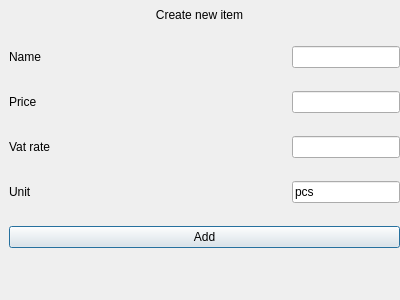
<?xml version="1.0" encoding="UTF-8"?>
<ui version="4.0">
 <class>CreateItemDialog</class>
 <widget class="QDialog" name="CreateItemDialog">
  <property name="geometry">
   <rect>
    <x>0</x>
    <y>0</y>
    <width>400</width>
    <height>300</height>
   </rect>
  </property>
  <property name="windowTitle">
   <string>Dialog</string>
  </property>
  <widget class="QWidget" name="verticalLayoutWidget">
   <property name="geometry">
    <rect>
     <x>-1</x>
     <y>-1</y>
     <width>401</width>
     <height>31</height>
    </rect>
   </property>
   <layout class="QVBoxLayout" name="verticalLayout">
    <item>
     <widget class="QLabel" name="label">
      <property name="text">
       <string>Create new item</string>
      </property>
      <property name="alignment">
       <set>Qt::AlignCenter</set>
      </property>
     </widget>
    </item>
   </layout>
  </widget>
  <widget class="QWidget" name="gridLayoutWidget">
   <property name="geometry">
    <rect>
     <x>9</x>
     <y>29</y>
     <width>391</width>
     <height>241</height>
    </rect>
   </property>
   <layout class="QGridLayout" name="gridLayout">
    <item row="0" column="0">
     <widget class="QLabel" name="label_2">
      <property name="text">
       <string>Name</string>
      </property>
     </widget>
    </item>
    <item row="2" column="0">
     <widget class="QLabel" name="label_4">
      <property name="text">
       <string>Vat rate</string>
      </property>
     </widget>
    </item>
    <item row="2" column="1">
     <widget class="QLineEdit" name="LblVatRate">
      <property name="sizePolicy">
       <sizepolicy hsizetype="Fixed" vsizetype="Fixed">
        <horstretch>0</horstretch>
        <verstretch>0</verstretch>
       </sizepolicy>
      </property>
     </widget>
    </item>
    <item row="4" column="0" colspan="2">
     <widget class="QPushButton" name="BtnAdd">
      <property name="text">
       <string>Add</string>
      </property>
     </widget>
    </item>
    <item row="3" column="1">
     <widget class="QLineEdit" name="LblQuantityType">
      <property name="sizePolicy">
       <sizepolicy hsizetype="Fixed" vsizetype="Fixed">
        <horstretch>0</horstretch>
        <verstretch>0</verstretch>
       </sizepolicy>
      </property>
      <property name="text">
       <string>pcs</string>
      </property>
     </widget>
    </item>
    <item row="1" column="0">
     <widget class="QLabel" name="label_3">
      <property name="text">
       <string>Price</string>
      </property>
     </widget>
    </item>
    <item row="1" column="1">
     <widget class="QLineEdit" name="LblPrice">
      <property name="sizePolicy">
       <sizepolicy hsizetype="Fixed" vsizetype="Fixed">
        <horstretch>0</horstretch>
        <verstretch>0</verstretch>
       </sizepolicy>
      </property>
     </widget>
    </item>
    <item row="0" column="1">
     <widget class="QLineEdit" name="LblName">
      <property name="sizePolicy">
       <sizepolicy hsizetype="Fixed" vsizetype="Fixed">
        <horstretch>0</horstretch>
        <verstretch>0</verstretch>
       </sizepolicy>
      </property>
     </widget>
    </item>
    <item row="3" column="0">
     <widget class="QLabel" name="label_5">
      <property name="text">
       <string>Unit</string>
      </property>
     </widget>
    </item>
   </layout>
  </widget>
  <widget class="QWidget" name="verticalLayoutWidget_2">
   <property name="geometry">
    <rect>
     <x>10</x>
     <y>270</y>
     <width>391</width>
     <height>31</height>
    </rect>
   </property>
   <layout class="QVBoxLayout" name="verticalLayout_2">
    <item>
     <widget class="QLabel" name="label_6">
      <property name="palette">
       <palette>
        <active>
         <colorrole role="WindowText">
          <brush brushstyle="SolidPattern">
           <color alpha="255">
            <red>255</red>
            <green>0</green>
            <blue>0</blue>
           </color>
          </brush>
         </colorrole>
         <colorrole role="Button">
          <brush brushstyle="SolidPattern">
           <color alpha="255">
            <red>255</red>
            <green>0</green>
            <blue>0</blue>
           </color>
          </brush>
         </colorrole>
         <colorrole role="Light">
          <brush brushstyle="SolidPattern">
           <color alpha="255">
            <red>255</red>
            <green>127</green>
            <blue>127</blue>
           </color>
          </brush>
         </colorrole>
         <colorrole role="Midlight">
          <brush brushstyle="SolidPattern">
           <color alpha="255">
            <red>255</red>
            <green>63</green>
            <blue>63</blue>
           </color>
          </brush>
         </colorrole>
         <colorrole role="Dark">
          <brush brushstyle="SolidPattern">
           <color alpha="255">
            <red>127</red>
            <green>0</green>
            <blue>0</blue>
           </color>
          </brush>
         </colorrole>
         <colorrole role="Mid">
          <brush brushstyle="SolidPattern">
           <color alpha="255">
            <red>170</red>
            <green>0</green>
            <blue>0</blue>
           </color>
          </brush>
         </colorrole>
         <colorrole role="Text">
          <brush brushstyle="SolidPattern">
           <color alpha="255">
            <red>255</red>
            <green>0</green>
            <blue>0</blue>
           </color>
          </brush>
         </colorrole>
         <colorrole role="BrightText">
          <brush brushstyle="SolidPattern">
           <color alpha="255">
            <red>255</red>
            <green>255</green>
            <blue>255</blue>
           </color>
          </brush>
         </colorrole>
         <colorrole role="ButtonText">
          <brush brushstyle="SolidPattern">
           <color alpha="255">
            <red>0</red>
            <green>0</green>
            <blue>0</blue>
           </color>
          </brush>
         </colorrole>
         <colorrole role="Base">
          <brush brushstyle="SolidPattern">
           <color alpha="255">
            <red>255</red>
            <green>255</green>
            <blue>255</blue>
           </color>
          </brush>
         </colorrole>
         <colorrole role="Window">
          <brush brushstyle="SolidPattern">
           <color alpha="255">
            <red>255</red>
            <green>0</green>
            <blue>0</blue>
           </color>
          </brush>
         </colorrole>
         <colorrole role="Shadow">
          <brush brushstyle="SolidPattern">
           <color alpha="255">
            <red>0</red>
            <green>0</green>
            <blue>0</blue>
           </color>
          </brush>
         </colorrole>
         <colorrole role="Highlight">
          <brush brushstyle="SolidPattern">
           <color alpha="255">
            <red>0</red>
            <green>120</green>
            <blue>215</blue>
           </color>
          </brush>
         </colorrole>
         <colorrole role="HighlightedText">
          <brush brushstyle="SolidPattern">
           <color alpha="255">
            <red>255</red>
            <green>255</green>
            <blue>255</blue>
           </color>
          </brush>
         </colorrole>
         <colorrole role="Link">
          <brush brushstyle="SolidPattern">
           <color alpha="255">
            <red>0</red>
            <green>0</green>
            <blue>255</blue>
           </color>
          </brush>
         </colorrole>
         <colorrole role="LinkVisited">
          <brush brushstyle="SolidPattern">
           <color alpha="255">
            <red>255</red>
            <green>0</green>
            <blue>255</blue>
           </color>
          </brush>
         </colorrole>
         <colorrole role="AlternateBase">
          <brush brushstyle="SolidPattern">
           <color alpha="255">
            <red>255</red>
            <green>127</green>
            <blue>127</blue>
           </color>
          </brush>
         </colorrole>
         <colorrole role="NoRole">
          <brush brushstyle="SolidPattern">
           <color alpha="255">
            <red>0</red>
            <green>0</green>
            <blue>0</blue>
           </color>
          </brush>
         </colorrole>
         <colorrole role="ToolTipBase">
          <brush brushstyle="SolidPattern">
           <color alpha="255">
            <red>255</red>
            <green>255</green>
            <blue>220</blue>
           </color>
          </brush>
         </colorrole>
         <colorrole role="ToolTipText">
          <brush brushstyle="SolidPattern">
           <color alpha="255">
            <red>0</red>
            <green>0</green>
            <blue>0</blue>
           </color>
          </brush>
         </colorrole>
         <colorrole role="PlaceholderText">
          <brush brushstyle="SolidPattern">
           <color alpha="128">
            <red>0</red>
            <green>0</green>
            <blue>0</blue>
           </color>
          </brush>
         </colorrole>
        </active>
        <inactive>
         <colorrole role="WindowText">
          <brush brushstyle="SolidPattern">
           <color alpha="255">
            <red>0</red>
            <green>0</green>
            <blue>0</blue>
           </color>
          </brush>
         </colorrole>
         <colorrole role="Button">
          <brush brushstyle="SolidPattern">
           <color alpha="255">
            <red>240</red>
            <green>240</green>
            <blue>240</blue>
           </color>
          </brush>
         </colorrole>
         <colorrole role="Light">
          <brush brushstyle="SolidPattern">
           <color alpha="255">
            <red>255</red>
            <green>255</green>
            <blue>255</blue>
           </color>
          </brush>
         </colorrole>
         <colorrole role="Midlight">
          <brush brushstyle="SolidPattern">
           <color alpha="255">
            <red>227</red>
            <green>227</green>
            <blue>227</blue>
           </color>
          </brush>
         </colorrole>
         <colorrole role="Dark">
          <brush brushstyle="SolidPattern">
           <color alpha="255">
            <red>160</red>
            <green>160</green>
            <blue>160</blue>
           </color>
          </brush>
         </colorrole>
         <colorrole role="Mid">
          <brush brushstyle="SolidPattern">
           <color alpha="255">
            <red>160</red>
            <green>160</green>
            <blue>160</blue>
           </color>
          </brush>
         </colorrole>
         <colorrole role="Text">
          <brush brushstyle="SolidPattern">
           <color alpha="255">
            <red>0</red>
            <green>0</green>
            <blue>0</blue>
           </color>
          </brush>
         </colorrole>
         <colorrole role="BrightText">
          <brush brushstyle="SolidPattern">
           <color alpha="255">
            <red>255</red>
            <green>255</green>
            <blue>255</blue>
           </color>
          </brush>
         </colorrole>
         <colorrole role="ButtonText">
          <brush brushstyle="SolidPattern">
           <color alpha="255">
            <red>0</red>
            <green>0</green>
            <blue>0</blue>
           </color>
          </brush>
         </colorrole>
         <colorrole role="Base">
          <brush brushstyle="SolidPattern">
           <color alpha="255">
            <red>255</red>
            <green>255</green>
            <blue>255</blue>
           </color>
          </brush>
         </colorrole>
         <colorrole role="Window">
          <brush brushstyle="SolidPattern">
           <color alpha="255">
            <red>240</red>
            <green>240</green>
            <blue>240</blue>
           </color>
          </brush>
         </colorrole>
         <colorrole role="Shadow">
          <brush brushstyle="SolidPattern">
           <color alpha="255">
            <red>105</red>
            <green>105</green>
            <blue>105</blue>
           </color>
          </brush>
         </colorrole>
         <colorrole role="Highlight">
          <brush brushstyle="SolidPattern">
           <color alpha="255">
            <red>240</red>
            <green>240</green>
            <blue>240</blue>
           </color>
          </brush>
         </colorrole>
         <colorrole role="HighlightedText">
          <brush brushstyle="SolidPattern">
           <color alpha="255">
            <red>0</red>
            <green>0</green>
            <blue>0</blue>
           </color>
          </brush>
         </colorrole>
         <colorrole role="Link">
          <brush brushstyle="SolidPattern">
           <color alpha="255">
            <red>0</red>
            <green>0</green>
            <blue>255</blue>
           </color>
          </brush>
         </colorrole>
         <colorrole role="LinkVisited">
          <brush brushstyle="SolidPattern">
           <color alpha="255">
            <red>255</red>
            <green>0</green>
            <blue>255</blue>
           </color>
          </brush>
         </colorrole>
         <colorrole role="AlternateBase">
          <brush brushstyle="SolidPattern">
           <color alpha="255">
            <red>245</red>
            <green>245</green>
            <blue>245</blue>
           </color>
          </brush>
         </colorrole>
         <colorrole role="NoRole">
          <brush brushstyle="NoBrush">
           <color alpha="255">
            <red>0</red>
            <green>0</green>
            <blue>0</blue>
           </color>
          </brush>
         </colorrole>
         <colorrole role="ToolTipBase">
          <brush brushstyle="SolidPattern">
           <color alpha="255">
            <red>255</red>
            <green>255</green>
            <blue>220</blue>
           </color>
          </brush>
         </colorrole>
         <colorrole role="ToolTipText">
          <brush brushstyle="SolidPattern">
           <color alpha="255">
            <red>0</red>
            <green>0</green>
            <blue>0</blue>
           </color>
          </brush>
         </colorrole>
         <colorrole role="PlaceholderText">
          <brush brushstyle="SolidPattern">
           <color alpha="128">
            <red>0</red>
            <green>0</green>
            <blue>0</blue>
           </color>
          </brush>
         </colorrole>
        </inactive>
        <disabled>
         <colorrole role="WindowText">
          <brush brushstyle="SolidPattern">
           <color alpha="255">
            <red>127</red>
            <green>0</green>
            <blue>0</blue>
           </color>
          </brush>
         </colorrole>
         <colorrole role="Button">
          <brush brushstyle="SolidPattern">
           <color alpha="255">
            <red>255</red>
            <green>0</green>
            <blue>0</blue>
           </color>
          </brush>
         </colorrole>
         <colorrole role="Light">
          <brush brushstyle="SolidPattern">
           <color alpha="255">
            <red>255</red>
            <green>127</green>
            <blue>127</blue>
           </color>
          </brush>
         </colorrole>
         <colorrole role="Midlight">
          <brush brushstyle="SolidPattern">
           <color alpha="255">
            <red>255</red>
            <green>63</green>
            <blue>63</blue>
           </color>
          </brush>
         </colorrole>
         <colorrole role="Dark">
          <brush brushstyle="SolidPattern">
           <color alpha="255">
            <red>127</red>
            <green>0</green>
            <blue>0</blue>
           </color>
          </brush>
         </colorrole>
         <colorrole role="Mid">
          <brush brushstyle="SolidPattern">
           <color alpha="255">
            <red>170</red>
            <green>0</green>
            <blue>0</blue>
           </color>
          </brush>
         </colorrole>
         <colorrole role="Text">
          <brush brushstyle="SolidPattern">
           <color alpha="255">
            <red>127</red>
            <green>0</green>
            <blue>0</blue>
           </color>
          </brush>
         </colorrole>
         <colorrole role="BrightText">
          <brush brushstyle="SolidPattern">
           <color alpha="255">
            <red>255</red>
            <green>255</green>
            <blue>255</blue>
           </color>
          </brush>
         </colorrole>
         <colorrole role="ButtonText">
          <brush brushstyle="SolidPattern">
           <color alpha="255">
            <red>127</red>
            <green>0</green>
            <blue>0</blue>
           </color>
          </brush>
         </colorrole>
         <colorrole role="Base">
          <brush brushstyle="SolidPattern">
           <color alpha="255">
            <red>255</red>
            <green>0</green>
            <blue>0</blue>
           </color>
          </brush>
         </colorrole>
         <colorrole role="Window">
          <brush brushstyle="SolidPattern">
           <color alpha="255">
            <red>255</red>
            <green>0</green>
            <blue>0</blue>
           </color>
          </brush>
         </colorrole>
         <colorrole role="Shadow">
          <brush brushstyle="SolidPattern">
           <color alpha="255">
            <red>0</red>
            <green>0</green>
            <blue>0</blue>
           </color>
          </brush>
         </colorrole>
         <colorrole role="Highlight">
          <brush brushstyle="SolidPattern">
           <color alpha="255">
            <red>0</red>
            <green>120</green>
            <blue>215</blue>
           </color>
          </brush>
         </colorrole>
         <colorrole role="HighlightedText">
          <brush brushstyle="SolidPattern">
           <color alpha="255">
            <red>255</red>
            <green>255</green>
            <blue>255</blue>
           </color>
          </brush>
         </colorrole>
         <colorrole role="Link">
          <brush brushstyle="SolidPattern">
           <color alpha="255">
            <red>0</red>
            <green>0</green>
            <blue>255</blue>
           </color>
          </brush>
         </colorrole>
         <colorrole role="LinkVisited">
          <brush brushstyle="SolidPattern">
           <color alpha="255">
            <red>255</red>
            <green>0</green>
            <blue>255</blue>
           </color>
          </brush>
         </colorrole>
         <colorrole role="AlternateBase">
          <brush brushstyle="SolidPattern">
           <color alpha="255">
            <red>245</red>
            <green>245</green>
            <blue>245</blue>
           </color>
          </brush>
         </colorrole>
         <colorrole role="NoRole">
          <brush brushstyle="NoBrush">
           <color alpha="255">
            <red>0</red>
            <green>0</green>
            <blue>0</blue>
           </color>
          </brush>
         </colorrole>
         <colorrole role="ToolTipBase">
          <brush brushstyle="SolidPattern">
           <color alpha="255">
            <red>255</red>
            <green>255</green>
            <blue>220</blue>
           </color>
          </brush>
         </colorrole>
         <colorrole role="ToolTipText">
          <brush brushstyle="SolidPattern">
           <color alpha="255">
            <red>0</red>
            <green>0</green>
            <blue>0</blue>
           </color>
          </brush>
         </colorrole>
         <colorrole role="PlaceholderText">
          <brush brushstyle="SolidPattern">
           <color alpha="128">
            <red>0</red>
            <green>0</green>
            <blue>0</blue>
           </color>
          </brush>
         </colorrole>
        </disabled>
       </palette>
      </property>
      <property name="text">
       <string/>
      </property>
      <property name="textFormat">
       <enum>Qt::PlainText</enum>
      </property>
     </widget>
    </item>
   </layout>
  </widget>
 </widget>
 <resources/>
 <connections/>
</ui>
